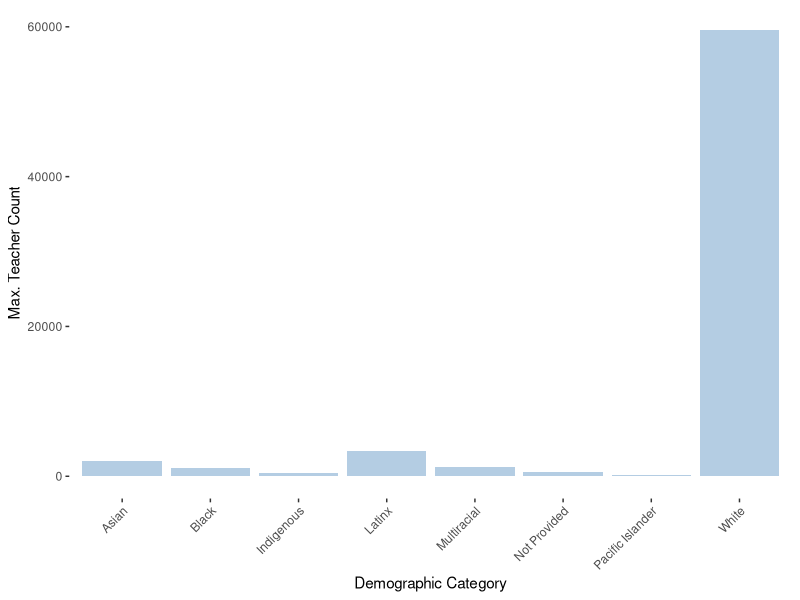
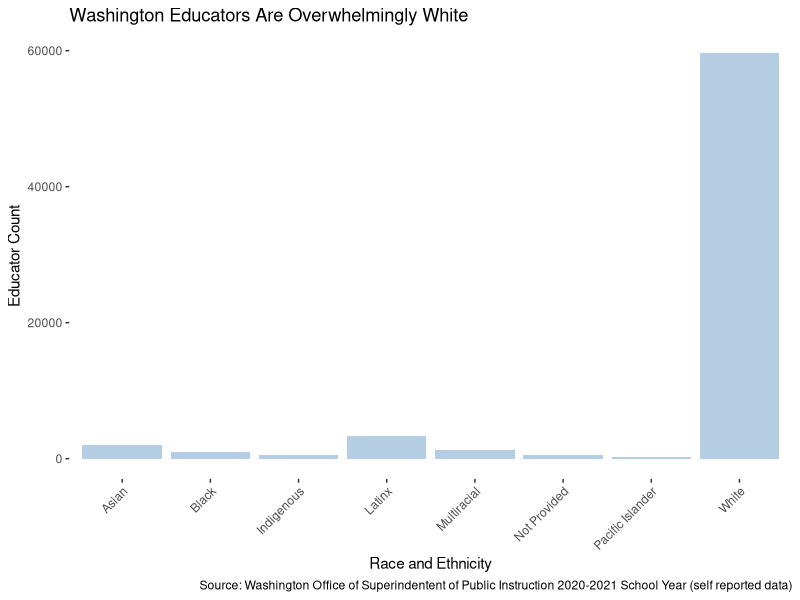
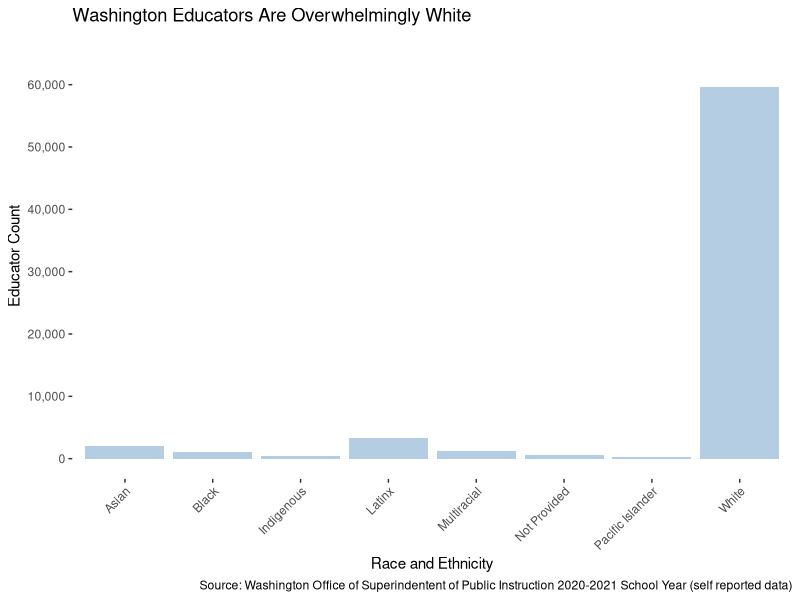
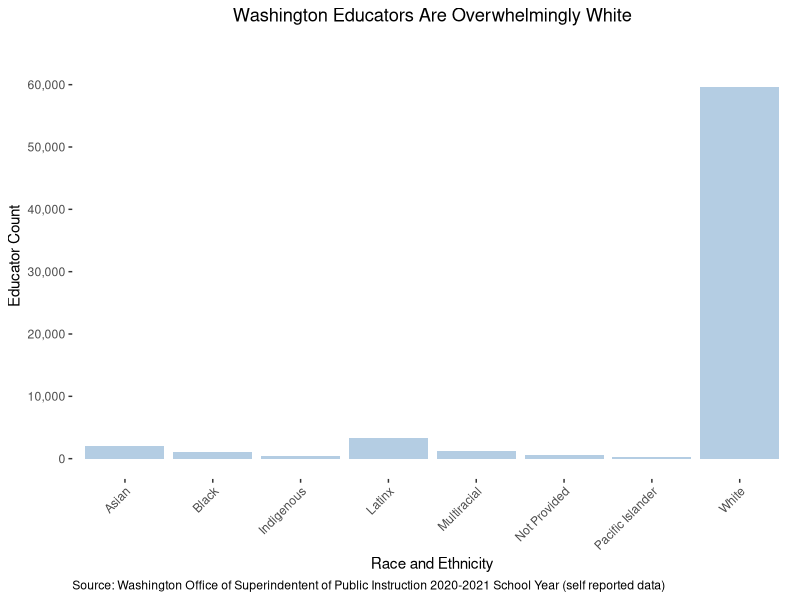
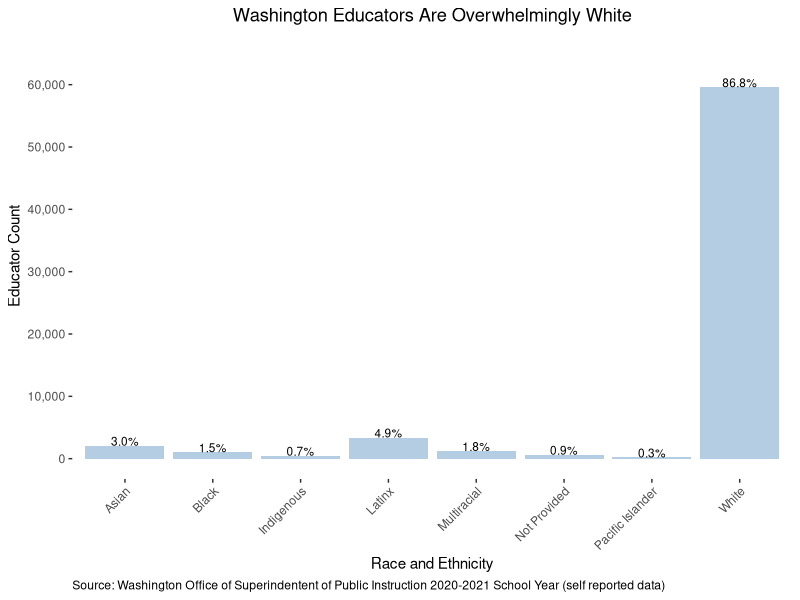
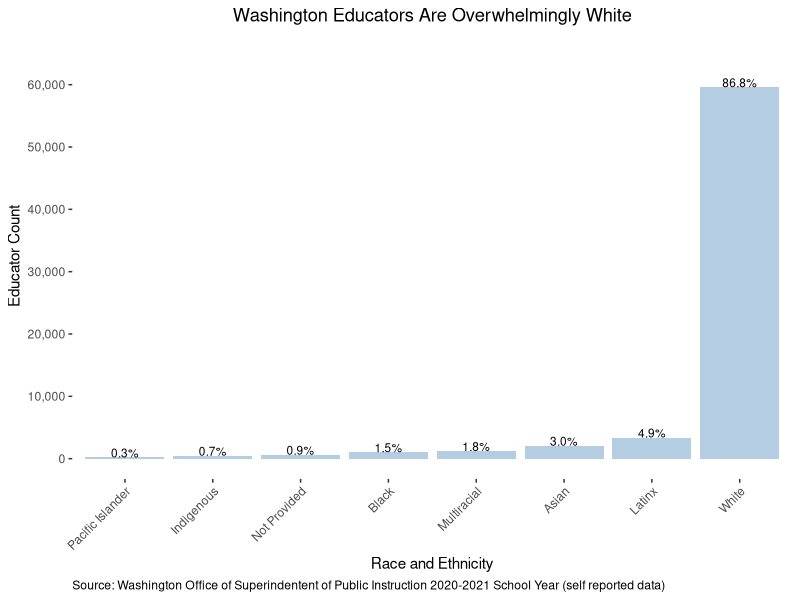

Write R code to recreate these figures, in order.
## ---- chunk 1
#load libraries
library(tidyverse)

##ask if we can tidyverse package, or if he wants us to use just ggplot##
## ---- chunk 2
#load data from local and create tabular data frame 
df <- read_csv("Data/TeacherDemographics_Summary.csv")
## ---- chunk 3
#Checking column names 
names(df)

#Checking data types 
str(df,width = 70,strict.width='cut')

#Convert "max teacher percent" to numerical value 
#df$`Max. Teacher Percent` <- parse_number(df$`Max. Teacher Percent`)

#check 
#str(df,width = 70,strict.width='cut')
## ---- chunk 4
#Looking at rows
head(df$`Max. Teacher Count`,20)

#Identifying frequencies 
absoluteT=table(df$`Max. Teacher Count`,
                exclude = 'nothing')

absoluteT
#note that our data downloaded from OSPI is pre-aggregated data (not individual level data) so no need to identify missing values
## ---- chunk 5
#Filtering out gender rows 
dfrace <- df[df$`Demographic Category Type`=="RaceEthnicity",]

#Changing independent variable names
renamevar <- function(varname){
  case_when(varname=='Native Hawaiian/Other Pacific Islander' ~ 'Pacific Islander',
            varname=='American Indian/Alaskan Native' ~ 'Indigenous',
            varname=='Black/African American' ~'Black',
            varname=='Two or More Races' ~ 'Multiracial',
            varname=='Hispanic/Latino of any race(s)' ~ 'Latinx',
            TRUE ~ varname)
}

dfrace$`Demographic Category` <- sapply(dfrace$`Demographic Category`, FUN = renamevar)

#Creating visual 
base= ggplot(data = dfrace, 
             aes(x = `Demographic Category`,
                 y = `Max. Teacher Count`)) 

plot1 = base + geom_bar(fill ="#b4cde3",
                        stat = 'identity') 
plot1= plot1 + theme(axis.text.x=element_text(angle = 45, hjust = 1), plot.background = element_rect(fill='white', colour = 'white'), panel.background = element_rect(fill='white', colour = 'white'))

plot1

#Adding title and source 
titleText='Washington Educators Are Overwhelmingly White'
sourceText='Source: Washington Office of Superindentent of Public Instruction 2020-2021 School Year (self reported data)'

plot2 = plot1 + labs(title=titleText,
                     x ='Race and Ethnicity', 
                     y = 'Educator Count',
                     caption = sourceText) 
plot2

#Customizing verticle axis 
library(scales)
plot3 = plot2 + scale_y_continuous(breaks=c(0,10000,20000,30000,40000,50000,60000),
                                   limits = c(0, 65000), 
                                   labels=unit_format(suffix = '', big.mark = ',')) 
plot3

#Center Title 
plot4 = plot3 + theme(plot.caption = element_text(hjust = 0), 
                      plot.title = element_text(hjust = 0.5))
plot4

#Labeling the bars
LABELS=dfrace$`Max. Teacher Percent`

#Code for counts and percentage bar labels 
#LABELS=paste0(format(round(dfrace$`Max. Teacher Count`,2), big.mark = ','),'\n(',dfrace$`Max. Teacher Percent`, ')')

plot5 = plot4 + geom_text(vjust=0, 
                          size = 3,
                          aes(y = `Max. Teacher Count` ,
                              label = LABELS))
plot5

#Ordering the bars 
dfrace=dfrace[order(dfrace$`Max. Teacher Count`),]

DemographicCategoryOrd <- as.factor(dfrace[order(dfrace$`Max. Teacher Count`),]$`Demographic Category`)

#Changing theme to classic 
plot6= plot5 + scale_x_discrete(limits=DemographicCategoryOrd)

plot6


